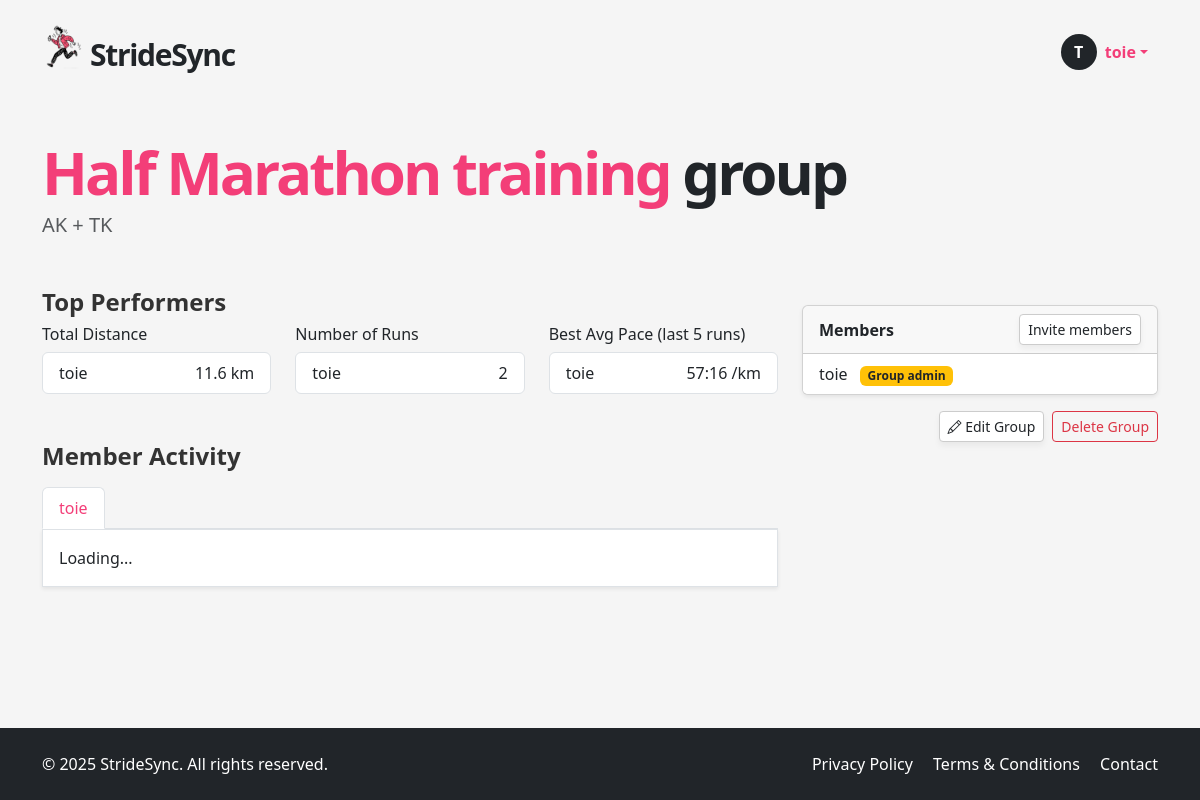
Page /groups/1 (signed in) on the earlier database version.
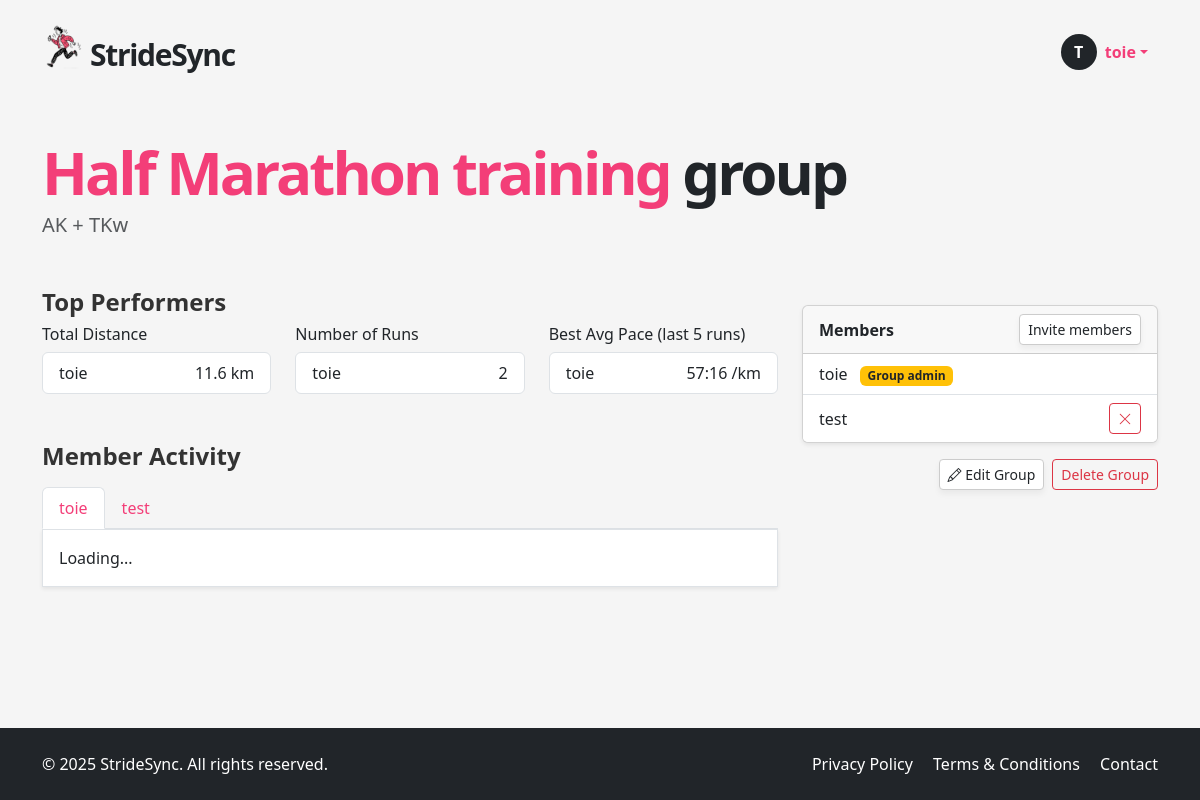
Same page on the later database version.
### app/models.py (models this page shows, shortened)
class Group(db.Model):
    __tablename__ = "groups"
    id = sa.Column(sa.Integer, primary_key=True)
    name = sa.Column(sa.String(100), unique=True, nullable=False)
    description = sa.Column(sa.Text)
    members = so.relationship("User", secondary=user_groups, back_populates="groups")
    admins = so.relationship("User", secondary=group_admins, back_populates="admin_of_groups")
    runs = so.relationship("Run", secondary=run_groups, back_populates="groups")
    invites = so.relationship("GroupInvite", back_populates="group", cascade="all, delete-orphan")

class User(UserMixin, db.Model):
    __tablename__ = "users"
    id = sa.Column(sa.Integer, primary_key=True)
    email = sa.Column(sa.String(120), unique=True, nullable=False, index=True)
    password_hash = sa.Column(sa.String(256))
    username = sa.Column(sa.String(64), unique=True, nullable=False, index=True)
    role = sa.Column(sa.Enum(UserRole), default=UserRole.USER, nullable=False)
    is_verified = sa.Column(sa.Boolean, default=False)
    verification_token = sa.Column(sa.String(128), nullable=False, default=lambda: secrets.token_urlsafe(32))
    reset_token = db.Column(db.String, nullable=True)
    reset_token_expiry = db.Column(db.DateTime, nullable=True)
    runs = so.relationship("Run", back_populates="user", cascade="all, delete-orphan")
    groups = so.relationship("Group", secondary=user_groups, back_populates="members")
    admin_of_groups = so.relationship("Group", secondary=group_admins, back_populates="admins")

### app/routes.py (the view)
@app.route('/groups/<int:group_id>')
@login_required
def view_group(group_id):
    group = db.session.get(Group, group_id)
    if not group:
        abort(404)
    if current_user not in group.members:
        flash("You are not a member of this group.", "warning")  #
        return redirect(url_for('dashboard'))
    top_distance = db.session.execute(
        sa.select(
            User.username,
            sa.func.sum(Run.distance).label('total_distance')
        )
        .select_from(Run)
        .join(User, Run.user_id == User.id)
        .join(run_groups, run_groups.c.run_id == Run.id)
        .where(run_groups.c.group_id == group.id)
        .group_by(User.username)
        .order_by(sa.desc('total_distance'))
        .limit(5)
    ).all()
    for row in top_distance:
        print(row)
    top_runs = db.session.execute(
        sa.select(User.username, sa.func.count(Run.id).label('run_count'))
        .join(Run, Run.user_id == User.id)
        .join(run_groups, run_groups.c.run_id == Run.id)
        .where(run_groups.c.group_id == group_id)
        .group_by(User.username)
        .order_by(sa.desc('run_count'))
        .limit(5)
    ).all()
    pace_data = []
    for user in group.members:
        recent_runs = db.session.scalars(
            sa.select(Run)
            .join(run_groups, run_groups.c.run_id == Run.id)
            .where(
                Run.user_id == user.id,
                run_groups.c.group_id == group_id
            )
            .order_by(Run.date.desc())
            .limit(5)
        ).all()
        if recent_runs:
            avg_pace = sum(run.pace for run in recent_runs) / len(recent_runs)
            pace_data.append((user.username, avg_pace))
    top_pace = sorted(pace_data, key=lambda x: x[1])[:5]  # lower pace = faster
    PER_PAGE = 5
    user_runs_paginated = {}
    for member in group.members:
        page = request.args.get(f'page_{member.id}', 1, type=int)
        runs = db.session.scalars(
            sa.select(Run)
            .join(run_groups, run_groups.c.run_id == Run.id)
            .where(
                Run.user_id == member.id,
                run_groups.c.group_id == group.id
            )
            .order_by(Run.date.desc())
            .limit(PER_PAGE)
            .offset((page - 1) * PER_PAGE)
        ).all()
        run_count = db.session.scalar(
            sa.select(sa.func.count(Run.id))
            .join(run_groups, run_groups.c.run_id == Run.id)
            .where(
                Run.user_id == member.id,
                run_groups.c.group_id == group.id
            )
        )
        user_runs_paginated[member.id] = {
            "runs": runs,
            "total": run_count,
            "pages": (run_count + PER_PAGE - 1) // PER_PAGE,
            "current": page,
        }
    print("Top distance data:", top_distance)
    return render_template(
        "group.html",
        group=group,
        is_admin=current_user in group.admins,
        top_distance=top_distance,
        top_runs=top_runs,
        top_pace=top_pace,
        user_runs_paginated=user_runs_paginated
    )

### app/models.py (called while the page is built)
@login.user_loader
def load_user(id):
    return db.session.get(User, int(id))

### app/templates/group.html (shortened to what the changed rows need)
{% extends "base.html" %}
{% block content %}
<div class="container py-5">
  <h1 class="display-4 fw-bold hero-title"><span>{{ group.name }}</span> group</span></h1>
  <p class="lead text-muted mb-5">{{ group.description }}</p>
  <div class="row">
    <div class="col-md-8">
      <div class="mb-5">
        <div class="row">
          <div class="col-md-4">
            {% if top_distance %}
              <ul class="list-group">
                {% for name, dist in top_distance %}
                  <li class="list-group-item d-flex justify-content-between">
                    <span>{{ name }}</span>
                    <span>{{ dist }} km</span>
                  </li>
                {% endfor %}
              </ul>
            {% else %}
              <p class="text-muted">No activity logged yet.</p>
            {% endif %}
          </div>
          <div class="col-md-4">
            {% if top_runs %}
              <ul class="list-group">
                {% for name, count in top_runs %}
                  <li class="list-group-item d-flex justify-content-between">
                    <span>{{ name }}</span>
                    <span>{{ count }}</span>
                  </li>
                {% endfor %}
              </ul>
            {% else %}
              <p class="text-muted">No activity logged yet.</p>
            {% endif %}
          </div>
          <div class="col-md-4">
            {% if top_pace %}
              <ul class="list-group">
                {% for name, pace in top_pace %}
                  <li class="list-group-item d-flex justify-content-between">
                    <span>{{ name }}</span>
                    <span>{{ "%d:%02d" % (pace // 60, pace % 60) }} /km</span>
                  </li>
                {% endfor %}
              </ul>
            {% else %}
              <p class="text-muted">No activity logged yet.</p>
            {% endif %}
          </div>
        </div>
      </div>
      <ul class="nav nav-tabs mt-3" id="memberTabs" role="tablist">
        {% for member in group.members %}
          <li class="nav-item" role="presentation">
            <button class="nav-link {% if loop.first %}active{% endif %}" id="tab-{{ member.id }}"
              data-bs-toggle="tab" data-bs-target="#user-{{ member.id }}" type="button" role="tab">
              {{ member.username }}
            </button>
          </li>
        {% endfor %}
      </ul>
      <div class="tab-content border p-3 bg-white shadow-sm" id="memberTabsContent">
        {% for member in group.members %}
          <div class="tab-pane fade {% if loop.first %}show active{% endif %}"
            id="user-{{ member.id }}" role="tabpanel" data-user-id="{{ member.id }}">
            <div class="run-list">Loading...</div>
          </div>
        {% endfor %}
      </div>
    </div>
    <div class="col-md-4">
      <div class="card shadow-sm members-card">
        <ul class="list-group list-group-flush">
          {% for member in group.members %}
            <li class="list-group-item d-flex justify-content-between align-items-center">
              <div>
                {{ member.username }}
                {% if member in group.admins %}
                  <span class="badge bg-warning text-dark ms-2">Group admin</span>
                {% endif %}
              </div>
              {% if current_user in group.admins and member != current_user %}
                <button class="btn btn-sm btn-outline-danger" data-bs-toggle="modal" data-bs-target="#removeMemberModal{{ member.id }}" title="Remove member">
                  <i class="bi bi-x-lg"></i>
                </button>
              {% endif %}
            </li>
          {% endfor %}
        </ul>
      </div>
    </div>
  </div>
</div>
{% endblock %}

### app/templates/base.html (shortened to what this page needs)
<!DOCTYPE html>
<html lang="en">
<head>
  <link href="https://cdn.jsdelivr.net/npm/bootstrap@5.3.6/dist/css/bootstrap.min.css" rel="stylesheet">
  <link href="https://cdn.jsdelivr.net/npm/bootstrap-icons@1.10.5/font/bootstrap-icons.css" rel="stylesheet">
  <link rel="stylesheet" href="{{ url_for('static', filename='style.css') }}">
</head>
<body>
  <header>
    <nav class="navbar">
      <div class="container d-flex justify-content-between align-items-center py-2">
        <a href="/index" class="text-decoration-none logo-container d-flex align-items-center">
          <img src="{{ url_for('static', filename='img/icon.png') }}" width="40px" alt="StrideSync logo">
          <p class="logo mb-0 ms-2">StrideSync</p>
        </a>
        <ul class="navbar-nav flex-row align-items-center mb-0 menubox">
          {% if current_user.is_anonymous %}
            <li class="nav-item">
              <a class="btn btn-dark px-4" href="{{ url_for('login') }}">LOGIN</a>
            </li>
          {% else %}
            <li class="nav-item dropdown">
              <a class="nav-link dropdown-toggle d-flex align-items-center" href="#" id="userDropdown" role="button" data-bs-toggle="dropdown" aria-expanded="false">
                <div class="avatar-circle bg-dark text-white rounded-circle d-flex justify-content-center align-items-center me-2" style="width: 36px; height: 36px; font-weight: bold;">
                  {{ current_user.username[0]|upper }}
                </div>
                <span class="fw-semibold">{{ current_user.username }}</span>
              </a>
            </li>
          {% endif %}
        </ul>
      </div>
    </nav>
  </header>
  <main>
    {% block content %}{% endblock %}
  </main>
  <footer class="bg-dark text-white py-4">
    <div class="container d-flex flex-column flex-md-row justify-content-between align-items-center">
      <div class="mb-2 mb-md-0">
        &copy; 2025 StrideSync. All rights reserved.
      </div>
      <div>
        <a href="/privacy" class="text-white text-decoration-none me-3">Privacy Policy</a>
        <a href="/terms" class="text-white text-decoration-none me-3">Terms & Conditions</a>
        <a href="/contact" class="text-white text-decoration-none">Contact</a>
      </div>
    </div>
  </footer>
</body>
</html>

Differences in the rows shown:
changed Group "Half Marathon training": description "AK + TK" → "AK + TKw"
now on this page (row edited): User: username "test"
